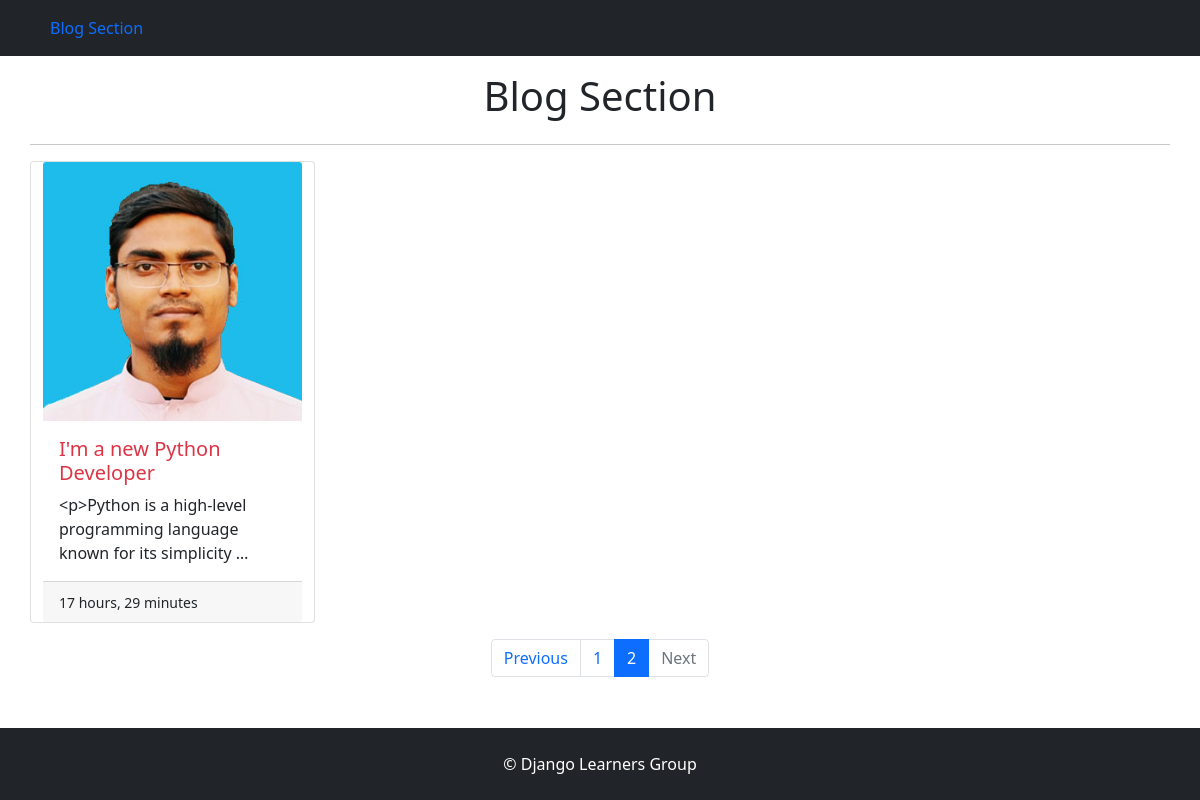
Screenshot of /blog/?page=2 with the database file from the repository.
### blog/models.py (models this page shows, shortened)
class BlogPost(models.Model):
    STATUS =[
        ('draft','Draft'),
        ('published','Publish')
    ]
    title = models.CharField(max_length=200)
    featured =models.ImageField(upload_to='blogs/',blank=True,null=True)
    slug = models.SlugField(unique=True, blank=True,null=True)
    content = RichTextUploadingField(blank=False, null=False)
    created = models.DateTimeField(auto_now_add=True)
    updated = models.DateField(auto_now=True)
    category = models.ForeignKey(Category, on_delete=models.CASCADE)
    status= models.CharField(max_length=10,choices=STATUS,default='draft')
    meta_title = models.CharField(max_length=200,blank=True,null=True)
    meta_description = models.TextField(blank=True,null=True)
    class Meta:
            verbose_name_plural = "All Posts"

### blog/views.py (the view)
# urls.py: path('blog/', views.Blog, name='blog'),
def Blog(request):
    queryset = BlogPost.objects.filter(status='published').order_by('-created')
    per_page='3'
    paginator = Paginator(queryset, per_page)  # Show 25 contacts per page.
    page_number = request.GET.get("page")
    posts = paginator.get_page(page_number)
    template_name ='Blog/blog.html'
    context ={'posts':posts}
    return render(request,template_name,context)

### templates/Blog/blog.html (shortened to what this page needs)
{% extends 'base.html' %}
{% block content %}
<div class="container">
    <div class="row">
        <h1 class="text-center py-3">Blog Section</h1>
        <hr>
    </div>
    <div>
     <div class="card-deck row">
      {% for post in posts %}
      <div class="card col-3">
        <img src="{{post.featured.url}}" class="card-img-top" alt="https://picsum.photos/id/237/150/150">
        <div class="card-body">
          <h5 class="card-title"> <a href="{% url 'single_post' post.slug %}" class=" text-decoration-none text-danger">{{post.title}}</a></h5>
          <p class="card-text">{{post.content|truncatewords:10}}</p>
        </div>
        <div class="card-footer">
          <small class="text-body-secondary">{{post.updated|timesince}}</small>
        </div>
      </div>
      {% endfor %}
     </div>
        </div>
    <nav aria-label="Page navigation example" class="my-3">
  <ul class="pagination justify-content-center">
    {% if posts.has_previous %}
    <li class="page-item">
      <a class="page-link" href="?page={{posts.previous_page_number}}" tabindex="-1">Previous</a>
    </li>
    {% else %}
      <li class="page-item disabled">
      <a class="page-link">Previous</a>
    </li>
    {% endif %}
    {% for i in posts.paginator.page_range %}
    {% if posts.number == i %}
    <li class="page-item active"><a class="page-link" href="?page={{i}}">{{i}}</a></li>
    {% else %}
    <li class="page-item"><a class="page-link" href="?page={{i}}">{{i}}</a></li>
    {% endif %}
    {% endfor %}
    {% if posts.has_next %}
      <li class="page-item">
      <a class="page-link" href="?page={{posts.next_page_number}}">Next</a>
    </li>
    {% else %}
      <li class="page-item disabled">
      <a class="page-link">Next</a>
    </li>
    {% endif %}
  </ul>
</nav>
</div>
{% endblock content %}

### rows the page displays
BlogPost: featured (picture), title "I'm a new Python Developer", content "<p>Python is a high-level programming language known for its simplicity …", updated "17 hours, 29 minutes"

### other values shown
{{ i }} "1"
{{ i }} "2"
